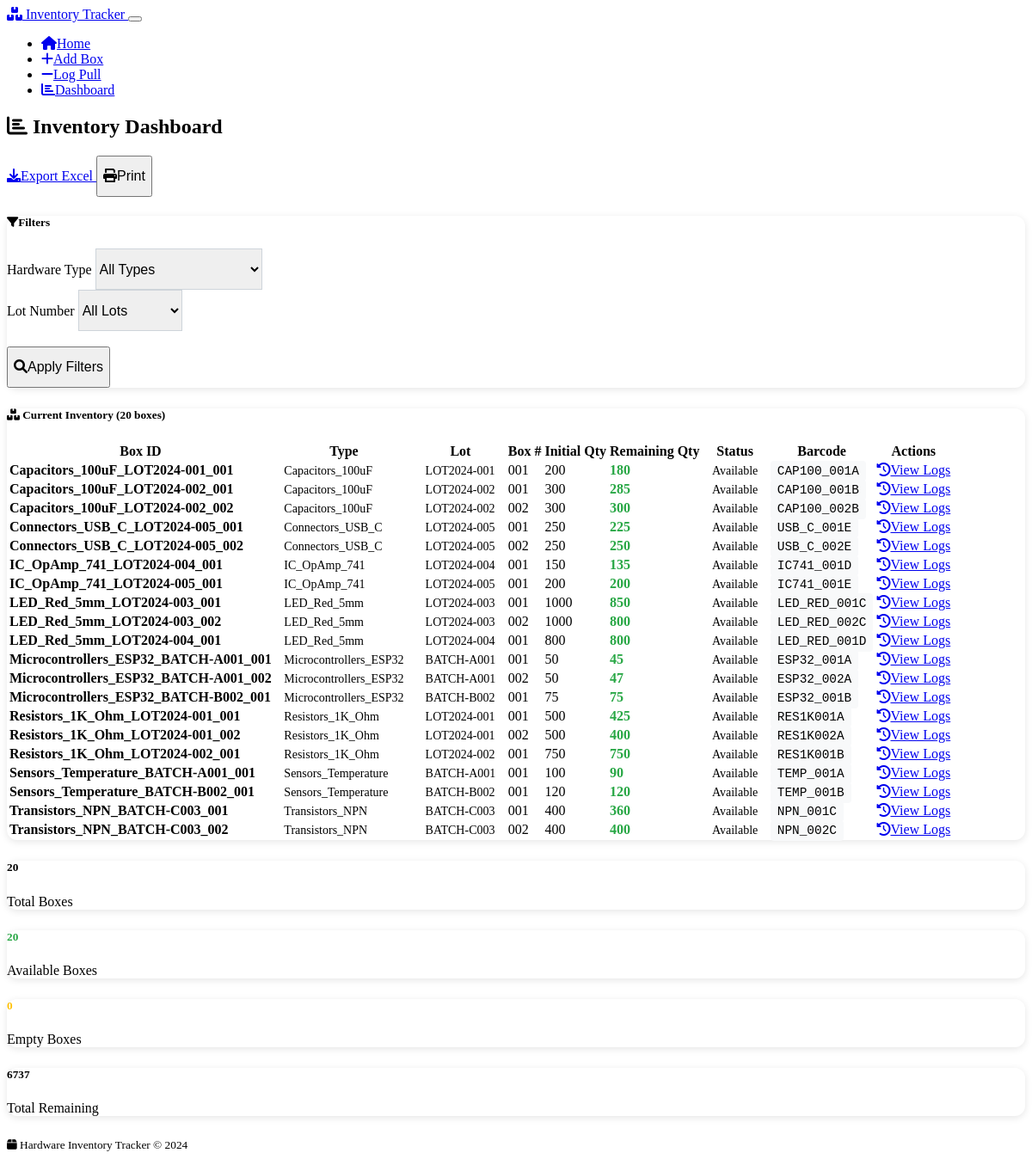
/dashboard, run on the app's committed database.
### models.py (models this page shows, shortened)
class Box(db.Model):
    __tablename__ = 'boxes'
    id = db.Column(db.Integer, primary_key=True)
    box_id = db.Column(db.String(200), unique=True, nullable=False)  # Generated from Type_Lot_Box
    hardware_type_id = db.Column(db.Integer, db.ForeignKey('hardware_types.id'), nullable=False)
    lot_number_id = db.Column(db.Integer, db.ForeignKey('lot_numbers.id'), nullable=False)
    box_number = db.Column(db.String(50), nullable=False)
    initial_quantity = db.Column(db.Integer, nullable=False)
    remaining_quantity = db.Column(db.Integer, nullable=False)
    barcode = db.Column(db.String(100), unique=True, nullable=False)
    created_at = db.Column(db.DateTime, default=lambda: datetime.now(timezone.utc))
    hardware_type = db.relationship('HardwareType', backref='boxes')
    lot_number = db.relationship('LotNumber', backref='boxes')

class HardwareType(db.Model):
    __tablename__ = 'hardware_types'
    id = db.Column(db.Integer, primary_key=True)
    name = db.Column(db.String(100), unique=True, nullable=False)
    created_at = db.Column(db.DateTime, default=lambda: datetime.now(timezone.utc))

class LotNumber(db.Model):
    __tablename__ = 'lot_numbers'
    id = db.Column(db.Integer, primary_key=True)
    name = db.Column(db.String(100), unique=True, nullable=False)
    created_at = db.Column(db.DateTime, default=lambda: datetime.now(timezone.utc))

### app.py (the view)
@app.route('/dashboard')
def dashboard():
    type_filter = request.args.get('type_filter', '')
    lot_filter = request.args.get('lot_filter', '')
    query = db.session.query(
        Box,
        HardwareType.name.label('type_name'),
        LotNumber.name.label('lot_name')
    ).join(HardwareType, Box.hardware_type_id == HardwareType.id)\
     .join(LotNumber, Box.lot_number_id == LotNumber.id)
    if type_filter:
        query = query.filter(HardwareType.name == type_filter)
    if lot_filter:
        query = query.filter(LotNumber.name == lot_filter)
    boxes = query.order_by(Box.box_id).all()
    types = HardwareType.query.order_by(HardwareType.name).all()
    lots = LotNumber.query.order_by(LotNumber.name).all()
    return render_template('dashboard.html',
                         boxes=boxes,
                         types=types,
                         lots=lots,
                         type_filter=type_filter,
                         lot_filter=lot_filter)

### templates/dashboard.html (shortened to what this page needs)
{% extends "base.html" %}
{% block content %}
<div class="d-flex justify-content-between align-items-center mb-4">
    <h2>
        <i class="fas fa-chart-bar me-2"></i>
        Inventory Dashboard
    </h2>
    <div class="btn-group">
        <a href="{{ url_for('export_excel', type_filter=type_filter, lot_filter=lot_filter) }}"
           class="btn btn-success">
            <i class="fas fa-download me-1"></i>Export Excel
        </a>
        <button class="btn btn-secondary" onclick="window.print()">
            <i class="fas fa-print me-1"></i>Print
        </button>
    </div>
</div>
<div class="card mb-4">
    <div class="card-header">
        <h5 class="mb-0">
            <i class="fas fa-filter me-2"></i>Filters
        </h5>
    </div>
    <div class="card-body">
        <form method="GET" class="row g-3">
            <div class="col-md-4">
                <label for="type_filter" class="form-label">Hardware Type</label>
                <select class="form-select" id="type_filter" name="type_filter">
                    <option value="">All Types</option>
                </select>
            </div>
            <div class="col-md-4">
                <label for="lot_filter" class="form-label">Lot Number</label>
                <select class="form-select" id="lot_filter" name="lot_filter">
                    <option value="">All Lots</option>
                </select>
            </div>
            <div class="col-md-4">
                <label class="form-label">&nbsp;</label>
                <div class="d-grid">
                    <button type="submit" class="btn btn-primary">
                        <i class="fas fa-search me-1"></i>Apply Filters
                    </button>
                </div>
            </div>
        </form>
    </div>
</div>
<div class="card">
    <div class="card-header">
        <h5 class="mb-0">
            <i class="fas fa-boxes me-2"></i>
            Current Inventory ({{ boxes|length }} boxes)
        </h5>
    </div>
    <div class="card-body p-0">
        {% if boxes %}
        <div class="table-responsive">
            <table class="table table-hover mb-0">
                <thead class="table-dark">
                    <tr>
                        <th>Box ID</th>
                        <th>Type</th>
                        <th>Lot</th>
                        <th>Box #</th>
                        <th>Initial Qty</th>
                        <th>Remaining Qty</th>
                        <th>Status</th>
                        <th>Barcode</th>
                        <th>Actions</th>
                    </tr>
                </thead>
                <tbody>
                    {% for box_data in boxes %}
                    {% set box = box_data[0] %}
                    {% set type_name = box_data[1] %}
                    {% set lot_name = box_data[2] %}
                    <tr>
                        <td>
                            <strong>{{ box.box_id }}</strong>
                        </td>
                        <td>
                            <span class="badge bg-primary">{{ type_name }}</span>
                        </td>
                        <td>
                            <span class="badge bg-info">{{ lot_name }}</span>
                        </td>
                        <td>{{ box.box_number }}</td>
                        <td>{{ box.initial_quantity }}</td>
                        <td>
                            <strong class="{{ 'text-danger' if box.remaining_quantity == 0 else 'text-warning' if box.remaining_quantity < 10 else 'text-success' }}">
                                {{ box.remaining_quantity }}
                            </strong>
                        </td>
                        <td>
                            {% if box.remaining_quantity == 0 %}
                                <span class="badge bg-danger">Empty</span>
                            {% elif box.remaining_quantity < box.initial_quantity * 0.2 %}
                                <span class="badge bg-warning">Low Stock</span>
                            {% else %}
                                <span class="badge bg-success">Available</span>
                            {% endif %}
                        </td>
                        <td>
                            <small class="font-monospace">{{ box.barcode }}</small>
                        </td>
                        <td>
                            <a href="{{ url_for('box_logs', box_id=box.id) }}"
                               class="btn btn-sm btn-outline-secondary">
                                <i class="fas fa-history me-1"></i>View Logs
                            </a>
                        </td>
                    </tr>
                    {% endfor %}
                </tbody>
            </table>
        </div>
        {% endif %}
    </div>
</div>
{% if boxes %}
<div class="row mt-4">
    <div class="col-md-3">
        <div class="card text-center">
            <div class="card-body">
                <h5 class="card-title text-primary">{{ boxes|length }}</h5>
                <p class="card-text">Total Boxes</p>
            </div>
        </div>
    </div>
    <div class="col-md-3">
        <div class="card text-center">
            <div class="card-body">
                <h5 class="card-title text-success">
                    {{ boxes|selectattr('0.remaining_quantity', 'gt', 0)|list|length }}
                </h5>
                <p class="card-text">Available Boxes</p>
            </div>
        </div>
    </div>
    <div class="col-md-3">
        <div class="card text-center">
            <div class="card-body">
                <h5 class="card-title text-warning">
                    {{ boxes|selectattr('0.remaining_quantity', 'eq', 0)|list|length }}
                </h5>
                <p class="card-text">Empty Boxes</p>
            </div>
        </div>
    </div>
    <div class="col-md-3">
        <div class="card text-center">
            <div class="card-body">
                <h5 class="card-title text-info">
                    {{ boxes|sum(attribute='0.remaining_quantity') }}
                </h5>
                <p class="card-text">Total Remaining</p>
            </div>
        </div>
    </div>
</div>
{% endif %}
{% endblock %}

### templates/base.html (shortened to what this page needs)
<!DOCTYPE html>
<html lang="en">
<head>
    <link href="https://cdn.replit.com/agent/bootstrap-agent-dark-theme.min.css" rel="stylesheet">
    <link rel="stylesheet" href="https://cdnjs.cloudflare.com/ajax/libs/font-awesome/6.0.0/css/all.min.css">
    <link rel="stylesheet" href="{{ url_for('static', filename='css/custom.css') }}">
</head>
<body>
    <nav class="navbar navbar-expand-lg navbar-dark bg-primary">
        <div class="container">
            <a class="navbar-brand" href="{{ url_for('index') }}">
                <i class="fas fa-boxes me-2"></i>
                Inventory Tracker
            </a>
            <button class="navbar-toggler" type="button" data-bs-toggle="collapse" data-bs-target="#navbarNav">
            </button>
            <div class="collapse navbar-collapse" id="navbarNav">
                <ul class="navbar-nav ms-auto">
                    <li class="nav-item">
                        <a class="nav-link" href="{{ url_for('index') }}">
                            <i class="fas fa-home me-1"></i>Home
                        </a>
                    </li>
                    <li class="nav-item">
                        <a class="nav-link" href="{{ url_for('add_box') }}">
                            <i class="fas fa-plus me-1"></i>Add Box
                        </a>
                    </li>
                    <li class="nav-item">
                        <a class="nav-link" href="{{ url_for('log_pull') }}">
                            <i class="fas fa-minus me-1"></i>Log Pull
                        </a>
                    </li>
                    <li class="nav-item">
                        <a class="nav-link" href="{{ url_for('dashboard') }}">
                            <i class="fas fa-chart-bar me-1"></i>Dashboard
                        </a>
                    </li>
                </ul>
            </div>
        </div>
    </nav>
    <main class="container my-4">
        {% block content %}{% endblock %}
    </main>
    <footer class="bg-secondary text-center py-3 mt-5">
        <div class="container">
            <small class="text-muted">
                <i class="fas fa-box me-1"></i>
                Hardware Inventory Tracker &copy; {{ moment().format('YYYY') if moment else '2024' }}
            </small>
        </div>
    </footer>
</body>
</html>

### static/css/custom.css (style rules this page uses)
body { font-size: 16px; }
.form-control, .form-select { min-height: 48px; font-size: 16px; }
.btn { min-height: 48px; font-size: 16px; }
.card { border-radius: 12px; box-shadow: 0 2px 8px rgba(0, 0, 0, 0.1); margin-bottom: 1.5rem; }
.card-header { border-radius: 12px 12px 0 0 !important; font-weight: 600; }
.table-responsive { border-radius: 8px; }
.badge { font-size: 0.875em; padding: 0.5em 0.75em; }
.text-success { color: #28a745 !important; }
.text-warning { color: #ffc107 !important; }
.font-monospace { font-family: 'Courier New', monospace; font-size: 0.9em; background-color: #f8f9fa; padding: 0.25rem 0.5rem; border-radius: 4px; }
.card .form-select, .card .form-control { border-color: #ced4da; }

### data on the page
Box: box_id "Capacitors_100uF_LOT2024-001_001", box_number "001", initial_quantity "200", remaining_quantity "180", shows "Available", barcode "CAP100_001A"
HardwareType: name "Capacitors_100uF"
LotNumber: name "LOT2024-001"
Box: box_id "Capacitors_100uF_LOT2024-002_001", box_number "001", initial_quantity "300", remaining_quantity "285", shows "Available", barcode "CAP100_001B"
LotNumber: name "LOT2024-002"
Box: box_id "Capacitors_100uF_LOT2024-002_002", box_number "002", initial_quantity "300", remaining_quantity "300", shows "Available", barcode "CAP100_002B"
Box: box_id "Connectors_USB_C_LOT2024-005_001", box_number "001", initial_quantity "250", remaining_quantity "225", shows "Available", barcode "USB_C_001E"
HardwareType: name "Connectors_USB_C"
LotNumber: name "LOT2024-005"
Box: box_id "Connectors_USB_C_LOT2024-005_002", box_number "002", initial_quantity "250", remaining_quantity "250", shows "Available", barcode "USB_C_002E"
Box: box_id "IC_OpAmp_741_LOT2024-004_001", box_number "001", initial_quantity "150", remaining_quantity "135", shows "Available", barcode "IC741_001D"
HardwareType: name "IC_OpAmp_741"
LotNumber: name "LOT2024-004"
Box: box_id "IC_OpAmp_741_LOT2024-005_001", box_number "001", initial_quantity "200", remaining_quantity "200", shows "Available", barcode "IC741_001E"
Box: box_id "LED_Red_5mm_LOT2024-003_001", box_number "001", initial_quantity "1000", remaining_quantity "850", shows "Available", barcode "LED_RED_001C"
HardwareType: name "LED_Red_5mm"
LotNumber: name "LOT2024-003"
Box: box_id "LED_Red_5mm_LOT2024-003_002", box_number "002", initial_quantity "1000", remaining_quantity "800", shows "Available", barcode "LED_RED_002C"
Box: box_id "LED_Red_5mm_LOT2024-004_001", box_number "001", initial_quantity "800", remaining_quantity "800", shows "Available", barcode "LED_RED_001D"
Box: box_id "Microcontrollers_ESP32_BATCH-A001_001", box_number "001", initial_quantity "50", remaining_quantity "45", shows "Available", barcode "ESP32_001A"
HardwareType: name "Microcontrollers_ESP32"
LotNumber: name "BATCH-A001"
Box: box_id "Microcontrollers_ESP32_BATCH-A001_002", box_number "002", initial_quantity "50", remaining_quantity "47", shows "Available", barcode "ESP32_002A"
Box: box_id "Microcontrollers_ESP32_BATCH-B002_001", box_number "001", initial_quantity "75", remaining_quantity "75", shows "Available", barcode "ESP32_001B"
LotNumber: name "BATCH-B002"
Box: box_id "Resistors_1K_Ohm_LOT2024-001_001", box_number "001", initial_quantity "500", remaining_quantity "425", shows "Available", barcode "RES1K001A"
HardwareType: name "Resistors_1K_Ohm"
Box: box_id "Resistors_1K_Ohm_LOT2024-001_002", box_number "002", initial_quantity "500", remaining_quantity "400", shows "Available", barcode "RES1K002A"
Box: box_id "Resistors_1K_Ohm_LOT2024-002_001", box_number "001", initial_quantity "750", remaining_quantity "750", shows "Available", barcode "RES1K001B"
Box: box_id "Sensors_Temperature_BATCH-A001_001", box_number "001", initial_quantity "100", remaining_quantity "90", shows "Available", barcode "TEMP_001A"
HardwareType: name "Sensors_Temperature"
Box: box_id "Sensors_Temperature_BATCH-B002_001", box_number "001", initial_quantity "120", remaining_quantity "120", shows "Available", barcode "TEMP_001B"
Box: box_id "Transistors_NPN_BATCH-C003_001", box_number "001", initial_quantity "400", remaining_quantity "360", shows "Available", barcode "NPN_001C"
HardwareType: name "Transistors_NPN"
LotNumber: name "BATCH-C003"
Box: box_id "Transistors_NPN_BATCH-C003_002", box_number "002", initial_quantity "400", remaining_quantity "400", shows "Available", barcode "NPN_002C"

### other printed values
{{ boxes|length }} "20"
{{ boxes|selectattr('0.remaining_quantity', 'gt', 0)|list|length }} "20"
{{ boxes|selectattr('0.remaining_quantity', 'eq', 0)|list|length }} "0"
{{ boxes|sum(attribute='0.remaining_quantity') }} "6737"
{{ moment().format('YYYY') if moment else '2024' }} "2024"
